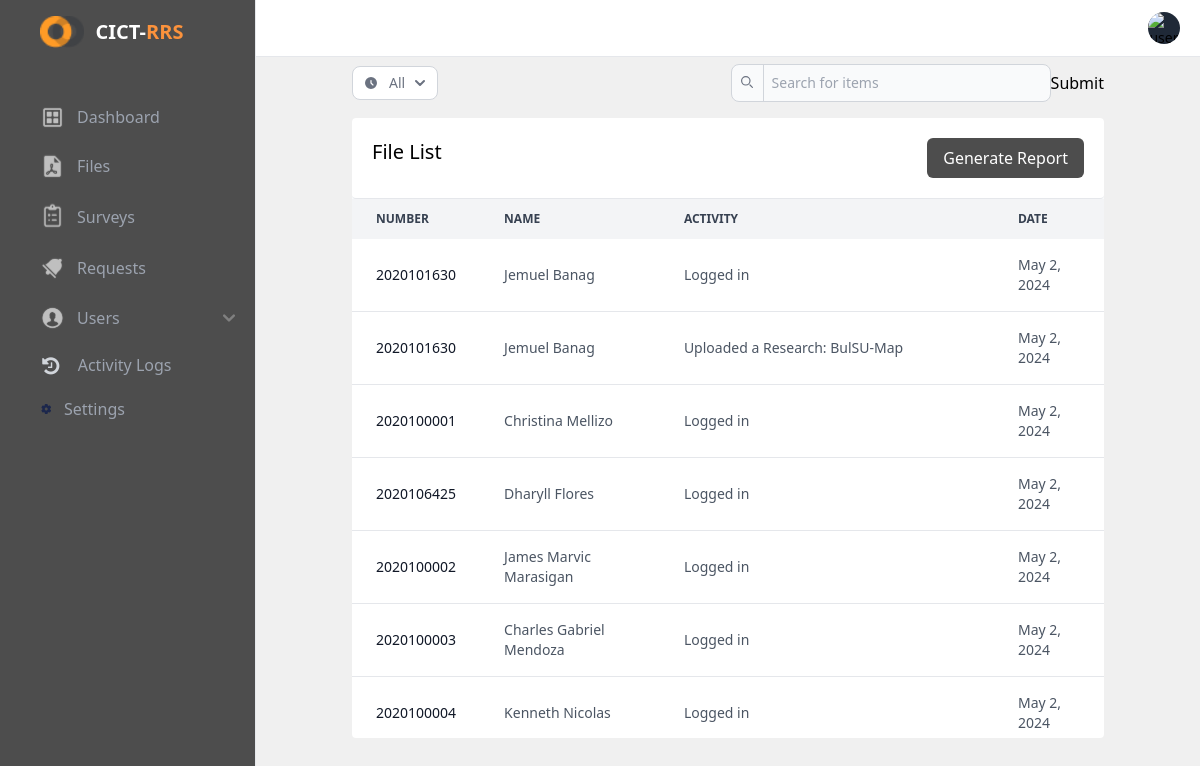
The page /pages/admin/logs.php on the database its author committed.
### tables this page shows
CREATE TABLE `logs` (
  `id` int(11) NOT NULL,
  `account_id` varchar(50) NOT NULL,
  `studies_id` varchar(50) DEFAULT NULL,
  `activity` text NOT NULL,
  `created_at` datetime NOT NULL DEFAULT current_timestamp()
);

CREATE TABLE `profile` (
  `account_id` varchar(50) NOT NULL,
  `first_name` varchar(50) NOT NULL,
  `middle_name` varchar(50) DEFAULT NULL,
  `last_name` varchar(50) NOT NULL,
  `image` varchar(255) DEFAULT NULL,
  `course` varchar(50) DEFAULT 'none',
  `specialization` varchar(50) DEFAULT 'none',
  `year` int(11) DEFAULT NULL,
  `section` varchar(10) DEFAULT NULL,
  `sex` varchar(10) DEFAULT NULL,
  `points` int(11) NOT NULL DEFAULT 0
);

### pages/admin/logs.php (called while the page is built, shortened)
<?php
include('../../db/db.php');
$asql = "SELECT l.*, p.* FROM logs l LEFT JOIN profile p ON l.account_id = p.account_id";
$result = $conn->query($asql);
include "../../admin_base.php";
?>

### src/template/admin/logs_page.php (the view, shortened to what this page needs)
<div class="relative overflow-x-auto p-2 lg:px-24 xl:px-48">
    <div >
        <form class="flex flex-col sm:flex-row flex-wrap space-y-4 sm:space-y-0 items-center justify-between pb-4" onsubmit="formSubmit(this, event)">
            <div>
                <button id="dropdownRadioButton" data-dropdown-toggle="dropdownRadio" class="inline-flex items-center text-gray-500 bg-white border border-gray-300 focus:outline-none hover:bg-gray-100 focus:ring-4 focus:ring-gray-100 font-medium rounded-lg text-sm px-3 py-1.5 dark:bg-gray-800 dark:text-white dark:border-gray-600 dark:hover:bg-gray-700 dark:hover:border-gray-600 dark:focus:ring-gray-700" type="button">
                    <span id="radio-filter">All</span>
                    <svg class="w-2.5 h-2.5 ms-2.5" aria-hidden="true" xmlns="http://www.w3.org/2000/svg" fill="none" viewBox="0 0 10 6">
                        <path stroke="currentColor" stroke-linecap="round" stroke-linejoin="round" stroke-width="2" d="m1 1 4 4 4-4"/>
                    </svg>
                </button>
            </div>
            <div class="relative flex">
                <div class="absolute border-r-[1px] border-gray-300 px-2.5 h-[36.5px] top-0 start-0 flex items-center pointer-events-none">
                </div>
                <input
                    value="<?= !isset($_GET['key']) ? '': $_GET['key'] ?>"
                    type="text"
                    id="table-search"
                    name="key"
                    class="block p-2 ps-10 text-sm text-gray-900 border border-gray-300 rounded-lg w-80 bg-gray-50 focus:ring-blue-500 focus:border-blue-500 dark:bg-gray-700 dark:border-gray-600 dark:placeholder-gray-400 dark:text-white dark:focus:ring-blue-500 dark:focus:border-blue-500" placeholder="Search for items">
                <button type="submit">Submit</button>
            </div>
        </form>
    </div>
    <div class="rounded bg-gray-50 max-h-[620px] overflow-auto">
        <table class="w-full text-sm text-left rtl:text-right text-gray-500 dark:text-gray-400">
            <div class="bg-white flex justify-between p-5 border-b-[1px] rounded w-full">
                <h2 class="text-xl">File List</h2>
                <form action="../actions/export-pdf-logs.php" method="POST" onsubmit="waitSubmit(this, event)">
                    <button
                        id="export-btn"
                        type="submit"
                        class="px-4 py-2 bg-[#4D4D4D] text-white hover:brightness-110 rounded-md">
                        Generate Report
                    </button>
                </form>
            </div>
            <thead class="text-xs text-gray-700 uppercase bg-gray-100 dark:bg-gray-700 dark:text-gray-400">
                <tr>
                    <th scope="col" class="px-1 sm:px-6 py-3">
                        Number
                    </th>
                    <th scope="col" class="px-1 sm:px-6 py-3">
                        Name
                    </th>
                    <th scope="col" class="px-1 sm:px-6 py-3">
                        Activity
                    </th>
                    <th scope="col" class="px-1 sm:px-6 py-3">
                        Date
                    </th>
                </tr>
            </thead>
            <tbody id="logs-tbody">
                <?php   while($row = $result->fetch_assoc()){
                    $dateTime = new DateTime($row['created_at']);
                    $row['created_at'] = $dateTime->format("F j, Y");
                ?>
                    <tr id="tr-<?=$row['account_id']?>" class="bg-white border-b dark:bg-gray-800 dark:border-gray-700 hover:bg-gray-50 dark:hover:bg-gray-600">
                        <th scope="row" class="px-1 sm:px-6 py-4 font-medium text-gray-900 whitespace-nowrap dark:text-white">
                            <?=$row['account_id']?>
                        </th>
                        <td class="px-1 sm:px-6 py-4 text-gray-600">
                            <?=$row['first_name']?> <?=$row['last_name']?>
                        </td>
                        <td class="px-1 sm:px-6 py-4 text-gray-600">
                            <?=$row['activity']?>
                        </td>
                        <td class="px-1 sm:px-6 py-4 text-gray-600">
                            <?=$row['created_at']?>
                        </td>
                    </tr>
                <?php } ?>
            </tbody>
        </table>
    </div>
</div>

### rows shown on the page
logs: profile.account_id "2020101630", profile.first_name "Jemuel", profile.last_name "Banag", activity "Logged in", created_at "May 2, 2024"
logs: profile.account_id "2020101630", profile.first_name "Jemuel", profile.last_name "Banag", activity "Uploaded a Research: BulSU-Map", created_at "May 2, 2024"
logs: profile.account_id "2020100001", profile.first_name "Christina", profile.last_name "Mellizo", activity "Logged in", created_at "May 2, 2024"
logs: profile.account_id "2020106425", profile.first_name "Dharyll", profile.last_name "Flores", activity "Logged in", created_at "May 2, 2024"
logs: profile.account_id "2020100002", profile.first_name "James Marvic", profile.last_name "Marasigan", activity "Logged in", created_at "May 2, 2024"
logs: profile.account_id "2020100003", profile.first_name "Charles Gabriel", profile.last_name "Mendoza", activity "Logged in", created_at "May 2, 2024"
logs: profile.account_id "2020100004", profile.first_name "Kenneth", profile.last_name "Nicolas", activity "Logged in", created_at "May 2, 2024"
